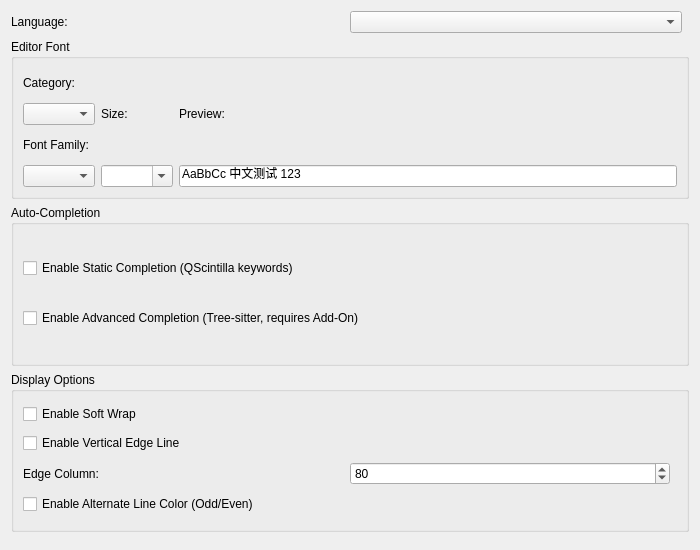
<?xml version="1.0" encoding="UTF-8"?>
<ui version="4.0">
 <class>EditorSettingsPage</class>
 <widget class="QWidget" name="EditorSettingsPage">
  <property name="geometry">
   <rect>
    <x>0</x>
    <y>0</y>
    <width>700</width>
    <height>550</height>
   </rect>
  </property>
  <layout class="QVBoxLayout" name="verticalLayout">
   <property name="spacing">
    <number>6</number>
   </property>

   <!-- Language selector -->
   <item>
    <layout class="QHBoxLayout" name="langLayout">
     <item>
      <widget class="QLabel" name="lblLanguage">
       <property name="text">
        <string>Language:</string>
       </property>
      </widget>
     </item>
     <item>
      <widget class="QComboBox" name="cmbLanguage">
       <property name="minimumWidth">
        <number>200</number>
       </property>
      </widget>
     </item>
     <item>
      <spacer name="langSpacer">
       <property name="orientation">
        <enum>Qt::Horizontal</enum>
       </property>
       <property name="hintType">
        <enum>QSpacerItem::Expanding</enum>
       </property>
      </spacer>
     </item>
    </layout>
   </item>

   <!-- ========= 1. Editor Font ========= -->
   <item>
    <widget class="QGroupBox" name="groupFont">
     <property name="title">
      <string>Editor Font</string>
     </property>
     <layout class="QHBoxLayout" name="fontLayout">
      <!-- Category + Family -->
      <item>
       <layout class="QVBoxLayout" name="fontCategoryFamilyLayout">
        <item>
         <widget class="QLabel" name="lblFontCategory">
          <property name="text">
           <string>Category:</string>
          </property>
         </widget>
        </item>
        <item>
         <widget class="QComboBox" name="cmbFontCategory"/>
        </item>
        <item>
         <widget class="QLabel" name="lblFontFamily">
          <property name="text">
           <string>Font Family:</string>
          </property>
         </widget>
        </item>
        <item>
         <widget class="QComboBox" name="cmbFontFamily">
          <property name="minimumWidth">
           <number>180</number>
          </property>
         </widget>
        </item>
       </layout>
      </item>
      <item>
       <layout class="QVBoxLayout" name="fontSizeLayout">
        <item>
         <widget class="QLabel" name="lblFontSize">
          <property name="text">
           <string>Size:</string>
          </property>
         </widget>
        </item>
        <item>
         <widget class="QComboBox" name="cmbFontSize">
          <property name="editable">
           <bool>true</bool>
          </property>
          <property name="minimumWidth">
           <number>80</number>
          </property>
         </widget>
        </item>
       </layout>
      </item>
      <item>
       <layout class="QVBoxLayout" name="fontPreviewLayout">
        <item>
         <widget class="QLabel" name="lblPreview">
          <property name="text">
           <string>Preview:</string>
          </property>
         </widget>
        </item>
        <item>
         <widget class="QLineEdit" name="txtPreview">
          <property name="text">
           <string>AaBbCc 中文测试 123</string>
          </property>
          <property name="readOnly">
           <bool>true</bool>
          </property>
          <property name="minimumWidth">
           <number>200</number>
          </property>
         </widget>
        </item>
       </layout>
      </item>
     </layout>
    </widget>
   </item>

   <!-- ========= 2. Auto-Completion ========= -->
   <item>
    <widget class="QGroupBox" name="groupCompletion">
     <property name="title">
      <string>Auto-Completion</string>
     </property>
     <layout class="QVBoxLayout" name="completionLayout">
      <item>
       <widget class="QCheckBox" name="chkStaticCompletion">
        <property name="text">
         <string>Enable Static Completion (QScintilla keywords)</string>
        </property>
       </widget>
      </item>
      <item>
       <widget class="QCheckBox" name="chkAdvancedCompletion">
        <property name="text">
         <string>Enable Advanced Completion (Tree-sitter, requires Add-On)</string>
        </property>
       </widget>
      </item>
     </layout>
    </widget>
   </item>

   <!-- ========= 3. Display Options ========= -->
   <item>
    <widget class="QGroupBox" name="groupDisplay">
     <property name="title">
      <string>Display Options</string>
     </property>
     <layout class="QVBoxLayout" name="displayLayout">
      <item>
       <widget class="QCheckBox" name="chkSoftWrap">
        <property name="text">
         <string>Enable Soft Wrap</string>
        </property>
       </widget>
      </item>
      <item>
       <widget class="QCheckBox" name="chkEdgeLine">
        <property name="text">
         <string>Enable Vertical Edge Line</string>
        </property>
       </widget>
      </item>
      <item>
       <layout class="QHBoxLayout" name="edgeLineLayout">
        <item>
         <widget class="QLabel" name="lblEdgeColumn">
          <property name="text">
           <string>Edge Column:</string>
          </property>
         </widget>
        </item>
        <item>
         <widget class="QSpinBox" name="spinEdgeColumn">
          <property name="minimum">
           <number>40</number>
          </property>
          <property name="maximum">
           <number>200</number>
          </property>
          <property name="value">
           <number>80</number>
          </property>
         </widget>
        </item>
        <item>
         <spacer name="edgeLineSpacer">
          <property name="orientation">
           <enum>Qt::Horizontal</enum>
          </property>
          <property name="hintType">
           <enum>QSpacerItem::Expanding</enum>
          </property>
         </spacer>
        </item>
       </layout>
      </item>
      <item>
       <widget class="QCheckBox" name="chkAlternateLine">
        <property name="text">
         <string>Enable Alternate Line Color (Odd/Even)</string>
        </property>
       </widget>
      </item>
     </layout>
    </widget>
   </item>

   <item>
    <spacer name="verticalSpacer">
     <property name="orientation">
      <enum>Qt::Vertical</enum>
     </property>
     <property name="hintType">
      <enum>QSpacerItem::Expanding</enum>
     </property>
    </spacer>
   </item>
  </layout>
 </widget>
 <resources/>
 <connections/>
</ui>
